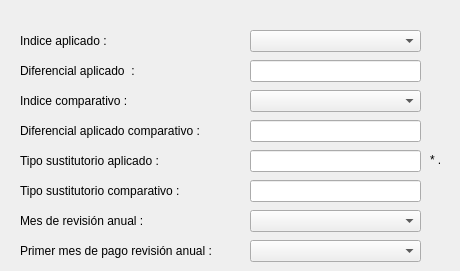
    <widget class="QWidget" name="variableanual">
     <attribute name="title">
      <string>Variable anual</string>
     </attribute>
     <widget class="QLabel" name="label_indiceaplicado2">
      <property name="geometry">
       <rect>
        <x>20</x>
        <y>30</y>
        <width>201</width>
        <height>21</height>
       </rect>
      </property>
      <property name="text">
       <string>Indice aplicado :</string>
      </property>
     </widget>
     <widget class="QLabel" name="label_indicecmparativo2">
      <property name="geometry">
       <rect>
        <x>20</x>
        <y>90</y>
        <width>201</width>
        <height>21</height>
       </rect>
      </property>
      <property name="text">
       <string>Indice comparativo :</string>
      </property>
     </widget>
     <widget class="QComboBox" name="comboBox_indiceapli2">
      <property name="geometry">
       <rect>
        <x>250</x>
        <y>30</y>
        <width>171</width>
        <height>22</height>
       </rect>
      </property>
     </widget>
     <widget class="QComboBox" name="comboBox_indicecomp2">
      <property name="geometry">
       <rect>
        <x>250</x>
        <y>90</y>
        <width>171</width>
        <height>22</height>
       </rect>
      </property>
     </widget>
     <widget class="QLabel" name="label_sust12">
      <property name="geometry">
       <rect>
        <x>20</x>
        <y>150</y>
        <width>201</width>
        <height>21</height>
       </rect>
      </property>
      <property name="text">
       <string>Tipo sustitutorio aplicado :</string>
      </property>
     </widget>
     <widget class="QLabel" name="label_sust22">
      <property name="geometry">
       <rect>
        <x>20</x>
        <y>180</y>
        <width>201</width>
        <height>21</height>
       </rect>
      </property>
      <property name="text">
       <string>Tipo sustitutorio comparativo :</string>
      </property>
     </widget>
     <widget class="QLabel" name="label_dif12">
      <property name="geometry">
       <rect>
        <x>20</x>
        <y>60</y>
        <width>201</width>
        <height>21</height>
       </rect>
      </property>
      <property name="text">
       <string>Diferencial aplicado  :</string>
      </property>
     </widget>
     <widget class="QLabel" name="label_dif22">
      <property name="geometry">
       <rect>
        <x>20</x>
        <y>120</y>
        <width>201</width>
        <height>21</height>
       </rect>
      </property>
      <property name="text">
       <string>Diferencial aplicado comparativo :</string>
      </property>
     </widget>
     <widget class="QLineEdit" name="lineEdit_dif12">
      <property name="geometry">
       <rect>
        <x>250</x>
        <y>60</y>
        <width>171</width>
        <height>22</height>
       </rect>
      </property>
     </widget>
     <widget class="QLineEdit" name="lineEdit_dif22">
      <property name="geometry">
       <rect>
        <x>250</x>
        <y>120</y>
        <width>171</width>
        <height>22</height>
       </rect>
      </property>
     </widget>
     <widget class="QLabel" name="label_mesrevanual2">
      <property name="geometry">
       <rect>
        <x>20</x>
        <y>210</y>
        <width>201</width>
        <height>21</height>
       </rect>
      </property>
      <property name="text">
       <string>Mes de revisión anual :</string>
      </property>
     </widget>
     <widget class="QLabel" name="label_primermespagoanual2">
      <property name="geometry">
       <rect>
        <x>20</x>
        <y>240</y>
        <width>221</width>
        <height>21</height>
       </rect>
      </property>
      <property name="text">
       <string>Primer mes de pago revisión anual :</string>
      </property>
     </widget>
     <widget class="QComboBox" name="comboBox_primermespagoanual2">
      <property name="geometry">
       <rect>
        <x>250</x>
        <y>240</y>
        <width>171</width>
        <height>22</height>
       </rect>
      </property>
     </widget>
     <widget class="QComboBox" name="comboBox_mesrevisionanual2">
      <property name="geometry">
       <rect>
        <x>250</x>
        <y>210</y>
        <width>171</width>
        <height>22</height>
       </rect>
      </property>
     </widget>
     <widget class="QLineEdit" name="lineEdit_sust12">
      <property name="geometry">
       <rect>
        <x>250</x>
        <y>150</y>
        <width>171</width>
        <height>22</height>
       </rect>
      </property>
     </widget>
     <widget class="QLineEdit" name="lineEdit_sust22">
      <property name="geometry">
       <rect>
        <x>250</x>
        <y>180</y>
        <width>171</width>
        <height>22</height>
       </rect>
      </property>
     </widget>
     <widget class="QLabel" name="label_op1">
      <property name="geometry">
       <rect>
        <x>430</x>
        <y>150</y>
        <width>21</width>
        <height>20</height>
       </rect>
      </property>
      <property name="text">
       <string>* .</string>
      </property>
     </widget>
    </widget>
